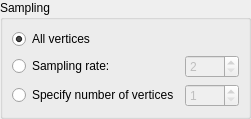
<?xml version="1.0" encoding="UTF-8"?>
<ui version="4.0">
 <class>GeneralFilteringSettingEditWidget</class>
 <widget class="QWidget" name="GeneralFilteringSettingEditWidget">
  <property name="geometry">
   <rect>
    <x>0</x>
    <y>0</y>
    <width>251</width>
    <height>118</height>
   </rect>
  </property>
  <property name="windowTitle">
   <string>Form</string>
  </property>
  <layout class="QVBoxLayout" name="verticalLayout">
   <property name="leftMargin">
    <number>0</number>
   </property>
   <property name="topMargin">
    <number>0</number>
   </property>
   <property name="rightMargin">
    <number>0</number>
   </property>
   <property name="bottomMargin">
    <number>0</number>
   </property>
   <item>
    <widget class="QGroupBox" name="samplingGroupBox">
     <property name="title">
      <string>Sampling</string>
     </property>
     <layout class="QGridLayout" name="gridLayout">
      <item row="0" column="0">
       <widget class="QRadioButton" name="samplingAllRadioButton">
        <property name="text">
         <string>All vertices</string>
        </property>
        <property name="checked">
         <bool>true</bool>
        </property>
       </widget>
      </item>
      <item row="1" column="0">
       <widget class="QRadioButton" name="samplingRateRadioButton">
        <property name="text">
         <string>Sampling rate:</string>
        </property>
       </widget>
      </item>
      <item row="1" column="1">
       <widget class="QSpinBox" name="samplingRateSpinBox">
        <property name="enabled">
         <bool>false</bool>
        </property>
        <property name="minimum">
         <number>2</number>
        </property>
        <property name="maximum">
         <number>99</number>
        </property>
       </widget>
      </item>
      <item row="2" column="0">
       <widget class="QRadioButton" name="samplingNumberRadioButton">
        <property name="text">
         <string>Specify number of vertices</string>
        </property>
       </widget>
      </item>
      <item row="2" column="1">
       <widget class="QSpinBox" name="samplingNumberSpinBox">
        <property name="enabled">
         <bool>false</bool>
        </property>
        <property name="minimum">
         <number>1</number>
        </property>
        <property name="maximum">
         <number>9999</number>
        </property>
       </widget>
      </item>
     </layout>
    </widget>
   </item>
  </layout>
 </widget>
 <resources/>
 <connections>
  <connection>
   <sender>samplingRateRadioButton</sender>
   <signal>toggled(bool)</signal>
   <receiver>samplingRateSpinBox</receiver>
   <slot>setEnabled(bool)</slot>
   <hints>
    <hint type="sourcelabel">
     <x>94</x>
     <y>27</y>
    </hint>
    <hint type="destinationlabel">
     <x>182</x>
     <y>31</y>
    </hint>
   </hints>
  </connection>
  <connection>
   <sender>samplingNumberRadioButton</sender>
   <signal>toggled(bool)</signal>
   <receiver>samplingNumberSpinBox</receiver>
   <slot>setEnabled(bool)</slot>
   <hints>
    <hint type="sourcelabel">
     <x>139</x>
     <y>56</y>
    </hint>
    <hint type="destinationlabel">
     <x>179</x>
     <y>60</y>
    </hint>
   </hints>
  </connection>
 </connections>
</ui>
